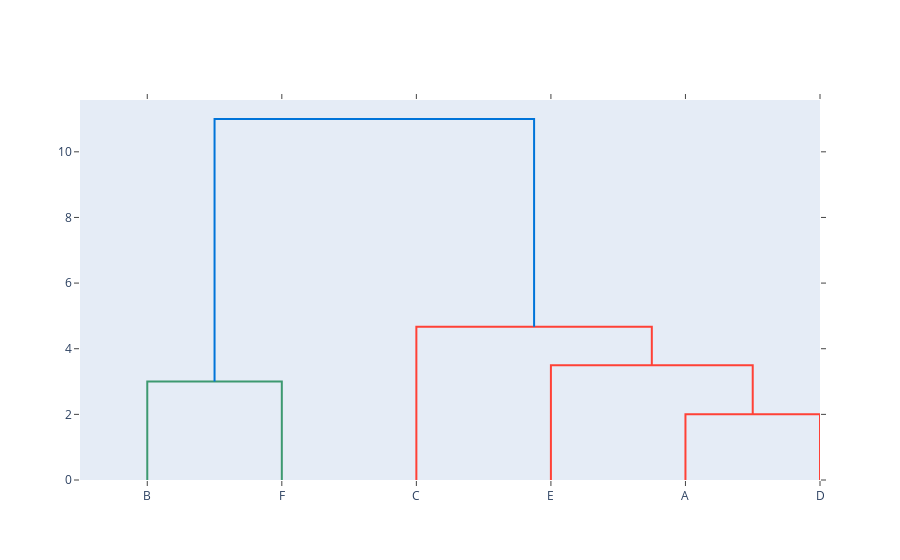

Write notebook code for a chart like this one.
### Code cell
fig = ff.create_dendrogram(dist, labels=names,
distfun=lambda x: distance.squareform(np.where(x, x, x.T)),
linkagefun=lambda x: hierarchy.linkage(x, 'average'))
fig.show()

### Figure 1 — Plotly figure (JSON) as saved in the notebook; plotly's stock layout.template omitted (floating-point values rounded to 4 significant figures)
{"data": [{"hoverinfo": "text", "marker": {"color": "rgb(61,153,112)"}, "mode": "lines", "type": "scatter", "x": [5, 5, 15, 15], "xaxis": "x", "y": [0, 3, 3, 0], "yaxis": "y"}, {"hoverinfo": "text", "marker": {"color": "rgb(255,65,54)"}, "mode": "lines", "type": "scatter", "x": [45, 45, 55, 55], "xaxis": "x", "y": [0, 2, 2, 0], "yaxis": "y"}, {"hoverinfo": "text", "marker": {"color": "rgb(255,65,54)"}, "mode": "lines", "type": "scatter", "x": [35, 35, 50, 50], "xaxis": "x", "y": [0, 3.5, 3.5, 2], "yaxis": "y"}, {"hoverinfo": "text", "marker": {"color": "rgb(255,65,54)"}, "mode": "lines", "type": "scatter", "x": [25, 25, 42.5, 42.5], "xaxis": "x", "y": [0, 4.667, 4.667, 3.5], "yaxis": "y"}, {"hoverinfo": "text", "marker": {"color": "rgb(0,116,217)"}, "mode": "lines", "type": "scatter", "x": [10, 10, 33.75, 33.75], "xaxis": "x", "y": [3, 11, 11, 4.667], "yaxis": "y"}], "layout": {"autosize": false, "height": null, "hovermode": "closest", "showlegend": false, "width": null, "xaxis": {"mirror": "allticks", "rangemode": "tozero", "showgrid": false, "showline": true, "showticklabels": true, "tickmode": "array", "ticks": "outside", "ticktext": ["B", "F", "C", "E", "A", "D"], "tickvals": [5, 15, 25, 35, 45, 55], "type": "linear", "zeroline": false}, "yaxis": {"mirror": "allticks", "rangemode": "tozero", "showgrid": false, "showline": true, "showticklabels": true, "ticks": "outside", "type": "linear", "zeroline": false}}}
